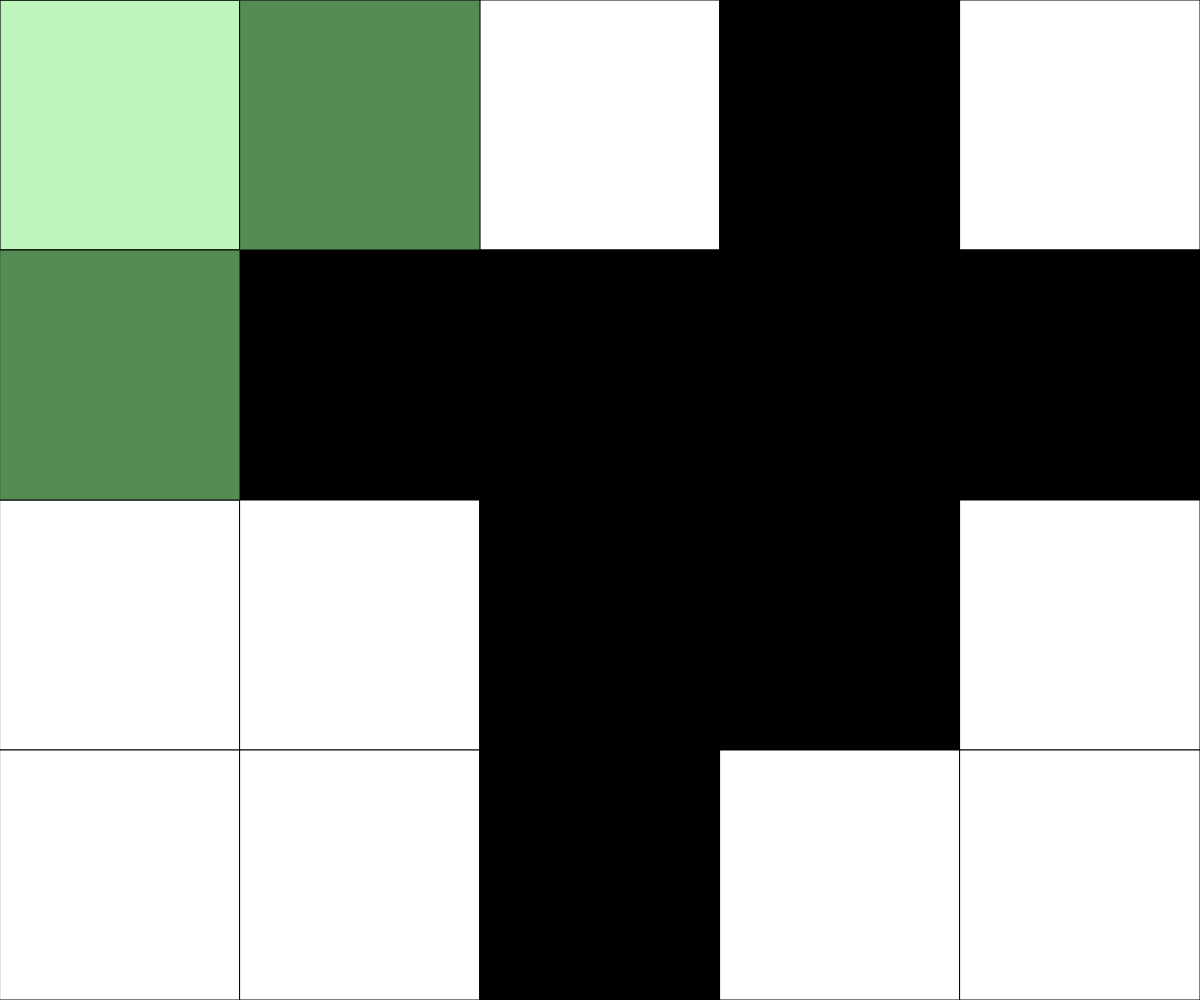
Frame 1 (no input)
Frame 60 (no input): identical to frame 1, image omitted
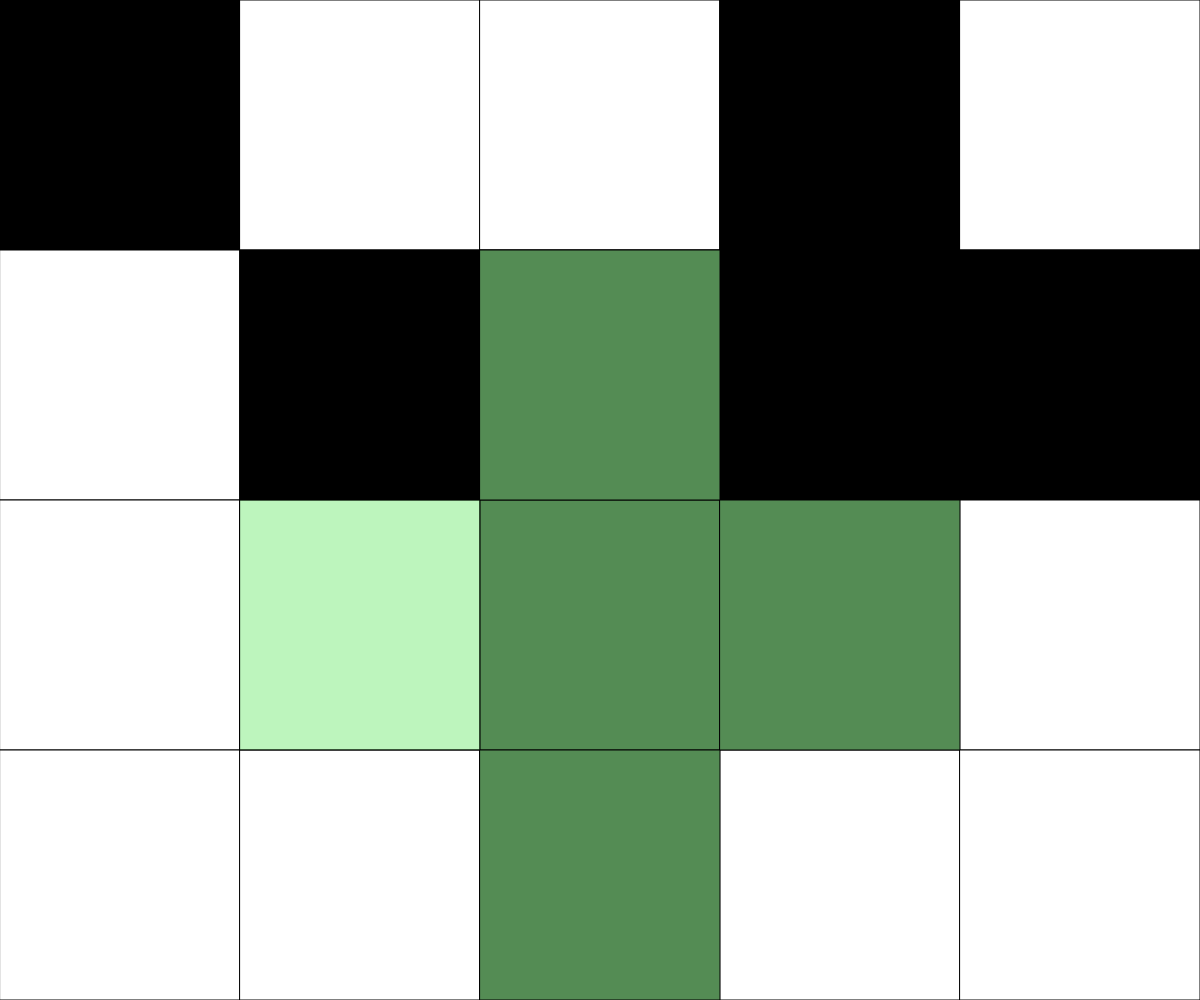
Frame 120 (the mouse pressed at the canvas centre since frame 60)

The p5.js sketch that drew these frames (run headless with seeded random() and noise() and a simulated clock; from frame 60 on, the mouse is pressed at the canvas centre):

// p5.js sketch
// ── sketch.js
// Puzzle game
// Fahad Hussain
// 7-4-2025



let NUM_ROWS = 4;
let NUM_COLS = 5;
let rectWidth, rectHeight;
let currentRow, currentCol;
let gridData = [[0,0,0,0,0],
                [0,0,0,0,0],
                [0,255,0,0,0],
                [255,255,255,0,0]];



function setup() {
  createCanvas(windowWidth, windowHeight);
  randomGrid();
  rectWidth = width/NUM_COLS;
  rectHeight = height/NUM_ROWS;
}

function draw() {
  background(220);
  determineActiveSquare();   //determine which tile the mouse cursor is on
  drawGrid();                //draws the grid board on screen
  if (checkForWin() === true){
    fill("Green");
    textSize(75);
    textAlign(CENTER);
    textFont("Times New Roman");
    text("VICTORY!!", width/2, height/2);
  }
  cursorOverlay()
 
}



function mousePressed(){ //flips the tiles in cross shape pattern 
  if(keyIsDown(SHIFT)){         //for cheater function, only flips the tile mouse is on
    flip(currentCol, currentRow);
  }
  else{                         //flips the current tile as well as the four in each direction around it(cross pattern)
    flip(currentCol, currentRow)
    flip(currentCol-1, currentRow);
    flip(currentCol+1, currentRow);
    flip(currentCol, currentRow-1);
    flip(currentCol, currentRow+1);
  }
  
}

function flip(col, row){ //flip the tiles in columns and rows flip from 0 to 255 or 255 to 0.
  
  if (col >= 0 && col < NUM_COLS ){
    if (row >= 0 && row < NUM_ROWS){
      if (gridData[row][col] === 0) gridData[row][col] = 255;
      else gridData[row][col] = 0;
    }
  }
}

function determineActiveSquare(){    // check location of mouse and which sqaure it's on.
  currentRow = int(mouseY / rectHeight);
  currentCol = int(mouseX / rectWidth);
  
  
}

function drawGrid(){
  //draws grid of squares from the data in 2d array
  for (let x = 0; x < NUM_COLS ; x++){
    for (let y = 0; y < NUM_ROWS; y++){
      fill(gridData[y][x]); 
      rect(x*rectWidth, y*rectHeight, rectWidth, rectHeight);
    }
  }
}

function checkForWin(){    //checks if the user won the game by getting all the squares same color (white)
  for (let y = 0; y < NUM_ROWS ; y++){
    for (let x = 0; x < NUM_COLS; x++){
      if(gridData[y][x] !== 255){
        return false;
      }
    }
  }
  return true;
}

function randomGrid(){
  for (let y = 0; y < NUM_ROWS ; y++){
    for (let x = 0; x < NUM_COLS; x++){
      gridData[y][x] = random([0, 255]);
    }
  }
}

function cursorOverlay(){     //creates green overlay on the squares being affected by mouse click
  fill(144,238,144, 150);
  if (checkForWin() !== true){  //ensures the overlay seen only when game is in action not when won
    if (keyIsDown(SHIFT)){  //only have overlay on current square cursor is on
      rect(currentCol*rectWidth, currentRow*rectHeight, rectWidth, rectHeight);
    }
    else{ //overlay on every square going to be affected by mouse click
      rect(currentCol*rectWidth, currentRow*rectHeight, rectWidth, rectHeight);
      rect((currentCol+1)*rectWidth, currentRow*rectHeight, rectWidth, rectHeight);
      rect((currentCol-1)*rectWidth, currentRow*rectHeight, rectWidth, rectHeight);
      rect(currentCol*rectWidth, (currentRow+1)*rectHeight, rectWidth, rectHeight);
      rect(currentCol*rectWidth, (currentRow-1)*rectHeight, rectWidth, rectHeight);
    }
  }
  
}
